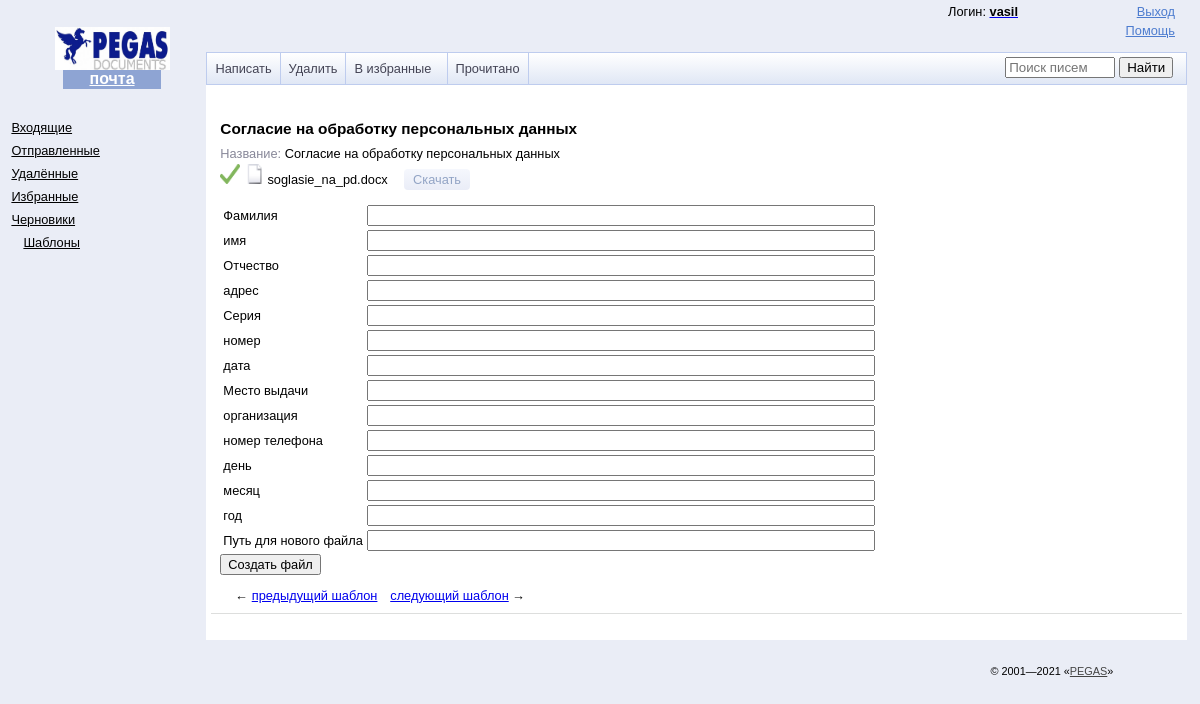
The app's page /mail/templates/2/ (signed in) with its own data.
### mail/models.py (models this page shows, shortened)
class Templates(models.Model):
    title = models.CharField(max_length=300)
    file = models.FileField()
    tags = models.ManyToManyField(Tags, related_name="tags", default=None, blank=True)

class Tags(models.Model):
    tag = models.CharField(max_length=20)
    name_tag = models.CharField(max_length=50)

### mail/views.py (the view, shortened to what this page needs)
# urls.py: path("templates/<int:pk>/", TemplateView.as_view(), name='template_detail'),
class TemplateView(LoginRequiredMixin, View):
    login_url = "login"
    def get(self, request, pk):
        template = Templates.objects.filter(id=pk)
        template= template.first()
        file_name = template.file
        tags = template.tags.all()
        return render(request, 'mail/template_detail.html', context={'template': template,
                                                                     'tags': tags,
                                                                     'file':file_name})

### templates/mail/template_detail.html (shortened to what this page needs)
{%extends 'base.html'%}
{%load static%}
{%block content%}
        <div class="b-message" role="main" aria-label="Рабочая область">
            <div class="b-message-head">
                <form method="post" action="{%url 'create_file'%}" enctype="multipart/form-data">
                <div class="a">
                    <div class="b-message-head__top">
                        <div class="b-message-head__subject"><span class="b-message-head__subject-text">{{template.title}}</span>
                        </div><span class="b-message-head__field b-message-head__field_date"><em
                                class="b-message-head__field-name">Название:
                            </em> <span class="b-message-head__date" style="color:black;" name="a1">{{template.title}}</span></span>
                    </div>
                </div>
                <div class="b-message-attach js-attachments">
                        <div class="b-message-attach__i js-attachment">
                            <span class="b-message-attach__info" >
                                    <img alt="" src="/static/img/galochka.png" class="b-message-attach__info-icon" width="20" height="20">
                                    <img alt="" src="/static/img/b-mail-icon_file-general.gif" width="20" height="20" class="b-message-attach__info-icon">
                                    {{file}}
                            </span>
                            <span class="b-message-attach__actions">
                                <a href="/docx/{{file}}" class="b-message-attach__actions-link" download="">Скачать
                                </a>
                            </span>
                        </div>
                    </div>
                <table class="b-compose-head">
                    <tbody>
                        {% for tag in tags%}
                        <tr class="b-compose-head__field ">
                            <td class="b-compose-head__field__name">
                                <label class="b-form-label" for="id1166037212615">{{tag.name_tag}}</label></td>
                            <td class="b-compose-head__field__value">
                                <div class="b-form-input">
                                    <div class="b-form-input__box">
                                        <input type="text" style="width:500px" name="{{tag.tag}}" class="b-form-input__input" id="id_receiver">
                                    </div>
                                </div>
                            </td>
                        </tr>
                        {%endfor%}
                        <tr class="b-compose-head__field ">
                                <td class="b-compose-head__field__name">
                                    <label class="b-form-label" for="id1166037212615">Путь для нового файла</label></td>
                                <td class="b-compose-head__field__value">
                                    <div class="b-form-input">
                                        <div class="b-form-input__box">
                                            <input type="text" style="width:500px" name="path" class="b-form-input__input" id="id_receiver">
                                        </div>
                                    </div>
                                </td>
                            </tr>
                    </tbody>
                </table>
                    <input class="b-form-button b-compose__c" type="submit" name="templ_create" value="Создать файл">
                </form>
                <div class="b-message-pager"><span class="b-message-pager__active b-message-pager__left"><a
                            href="https://mail.yandex.ru/lite/message/174795960537318010/"
                            class="b-message-pager__prev"><i class="b-message-pager__arr">←&nbsp;</i><span
                                class="b-message-pager__prev_txt">предыдущий шаблон</span></a></span><span
                        class="b-message-pager__active"><a
                            href="https://mail.yandex.ru/lite/message/174795960537317997/"
                            class="b-message-pager__next"><span class="b-message-pager__next_txt">следующий
                                шаблон</span><i class="b-message-pager__arr">&nbsp;→</i></a></span></div>
            </div>
        </div>
{%endblock%}

### templates/base.html (shortened to what this page needs)
{%load static%}
<!DOCTYPE html
    PUBLIC "-//W3C//DTD XHTML 1.0 Transitional//EN" "http://www.w3.org/TR/xhtml1/DTD/xhtml1-transitional.dtd">
<html xmlns:mail="urn:yandex:mail">
<head>
    <link xmlns:fn="http://www.w3.org/2005/02/xpath-functions" type="text/css" rel="stylesheet"
        href="{% static 'css/_messages_lite.css'%}">
    <link xmlns:fn="http://www.w3.org/2005/02/xpath-functions" type="text/css" rel="stylesheet"
        href="{% static 'css/_message_lite.css'%}">
    <link type="text/css" rel="stylesheet" href="{%static 'css/add_user.css'%}">
</head>
<body>
    <div class="b-page">
        <div class="b-header">
            <div class="b-head-logo b-head-logo_lang_ru"><a class="b-head-logo__logo" href="https://yandex.ru/">
                <img alt="pegas" class="b-head-logo__image" src="{% static 'img/2.jpg'%}"></a><strong
                    class="b-head-name b-head-name_logo"><a action="mailbox.check"
                        href="https://mail.yandex.ru/lite/inbox"
                        class="b-head-name__link daria-action">почта</a></strong></div>
            <div class="b-header__right" role="navigation" aria-label="Настройки">
                <div class="b-head-user">
                    {% if user.is_authenticated %}
                    <div class="b-dropdown">
                        <ul class="b-dropdown__list" role="presentation">
                            <li class="b-dropdown__item b-dropdown__visible">
                                Логин:
                                <a class="b-dropdown__or" aria-label="ustin0we" href="#">
                                    <span class="b-pseudo-link" aria-hidden="true" role="presentation">
                                        <b class="b-user">
                                             {{user.username}}
                                        </b>
                                    </span>
                                </a>
                            </li>
                        </ul>
                    </div>
                    {%endif%}
                </div>
                <a href="{%url 'logout_personal'%}" class="b-header__link b-header__link_exit">Выход</a>
                <a href="https://yandex.ru/support/mail/" class="b-header__link b-header__link_help">Помощь</a>
            </div>
        </div>
        <div class="b-layout">
            <div class="b-layout__left">
                <div class="b-folders">
                    <div role="navigation" aria-label="Папки">
                        <span class="b-folders__folder {%if type_m == 'inbox'%}b-folders__folder_current{% endif %}">
                            <span class="b-folders__folder__name"><a class="b-folders__folder__link"
                                    href="{%url 'messages'%}?type=inbox"
                                    aria-label="Входящие, нет новых писем"><span aria-hidden="true"
                                        role="presentation">Входящие</span></a></span></span>
                        <span class="b-folders__folder {%if type_m == 'sent'%}b-folders__folder_current{% endif %}"> <span class="b-folders__folder__name"><a
                                class="b-folders__folder__link" href="{%url 'messages'%}?type=sent"
                                aria-label="Отправленные, нет новых писем"><span aria-hidden="true"
                                    role="presentation">Отправленные</span></a></span></span>
                        <span class="b-folders__folder {%if type_m == 'trash'%}b-folders__folder_current{% endif %}"> <span class="b-folders__folder__name"><a
                                    class="b-folders__folder__link" href="{%url 'messages'%}?type=trash"
                                    aria-label="Удалённые, нет новых писем"><span aria-hidden="true"
                                        role="presentation">Удалённые</span></a></span></span> <span
                            class="b-folders__folder {%if type_m == 'favourite'%}b-folders__folder_current{% endif %}"> <span class="b-folders__folder__name"><a
                                    class="b-folders__folder__link" href="{%url 'messages'%}?type=favourite"
                                    aria-label="Избранные, нет новых писем"><span aria-hidden="true"
                                        role="presentation">Избранные</span></a></span></span> <span
                            class="b-folders__folder {%if type_m == 'draft'%}b-folders__folder_current{% endif %}"> <span class="b-folders__folder__name"><a
                                    class="b-folders__folder__link" href="{%url 'messages'%}?type=draft"
                                    aria-label="Черновики, нет новых писем"><span aria-hidden="true"
                                        role="presentation">Черновики</span></a></span></span><span
                            class="b-folders__folder b-folders__folder_nesting1 {%if type_m == 'template'%}b-folders__folder_current{% endif %}"> <span
                                class="b-folders__folder__name"><a class="b-folders__folder__link"
                                    href="{%url 'messages'%}?type=template"
                                    aria-label="Шаблоны, нет новых писем"><span aria-hidden="true"
                                        role="presentation">Шаблоны</span></a></span></span> </div>
                </div>
            </div>
            <div class="b-layout__right">
                    <div class="b-toolbar b-toolbar_type_messages">
                        <div class="b-toolbar__i" role="navigation" aria-label="Действия с письмами">
                            <span class="b-toolbar__col">
                                <a class="b-toolbar__but" href="{%url 'compose'%}" name="" aria-label="Написать" role="button">
                                    <i class="b-toolbar__but__i">Написать</i>
                                </a>
                            </span>
                            <span class="b-toolbar__col">
                                <input name="delete" type="submit" value="Удалить" class="b-toolbar__but b-toolbar__but__i" aria-label="Удалить">
                            </span>
                            <span class="b-toolbar__col">
                                <input name="tofavourite" type="submit" value="В избранные  " class="b-toolbar__but b-toolbar__but__i" aria-label="В избранные">
                            </span>
                            <span class="b-toolbar__col">
                                <input name="mark" type="submit" value="Прочитано" class="b-toolbar__but b-toolbar__but__i" aria-label="Прочитано">
                            </span>
                        </div>
                        <div class="b-toolbar__search">
                            <div class="b-search" role="search" aria-label="Поиск">
                                <table>
                                    <tbody>
                                        <form class="form-inline search-form" action = "{% url 'messages' %}">
                                            <tr>
                                                <td class="l">
                                                    <input name="request" value="{{search_query}}" type="search" placeholder="Поиск писем">
                                                </td>
                                                <td class="r"><input type="submit" name="search" value="Найти" tabindex="0">
                                                </td>
                                            </tr>
                                        </form>
                                    </tbody>
                                </table>
                            </div>
                        </div>
                    </div>
                    <div class="b-direct-stripe" id="yandex_direct_D-I-92550-14">
                    </div>
                    {%block content%}
                    {%endblock%}
            </div>
        </div>
    </div>
    <div class="b-footer" role="contentinfo" aria-label="Подвал">
        <div class="b-footer__col b-footer__col_right">
            <div class="b-footer__block b-footer__block_copyright"><span class="b-footer__copyright">©&nbsp;2001—2021
                    «<a href="https://yandex.ru/" class="b-footer__link">PEGAS</a>»</span></div>
        </div>
    </div>
    </body>
</html>

### records on screen
Templates: title "Согласие на обработку персональных данных", file "soglasie_na_pd.docx"
Tags: name_tag "Фамилия"
Tags: name_tag "имя"
Tags: name_tag "Отчество"
Tags: name_tag "адрес"
Tags: name_tag "Серия"
Tags: name_tag "номер"
Tags: name_tag "дата"
Tags: name_tag "Место выдачи"
Tags: name_tag "организация"
Tags: name_tag "номер телефона"
Tags: name_tag "день"
Tags: name_tag "месяц"
Tags: name_tag "год"

### other values on screen
{{ user.username }} "vasil"
